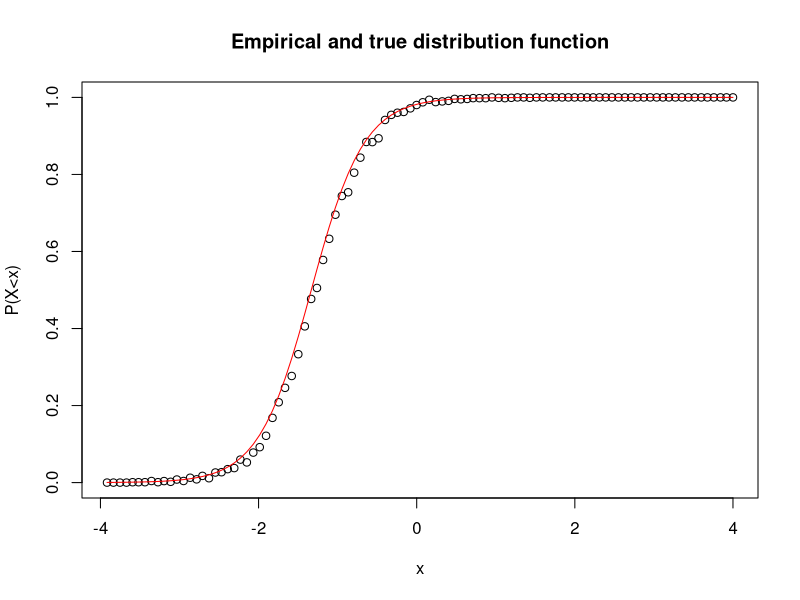
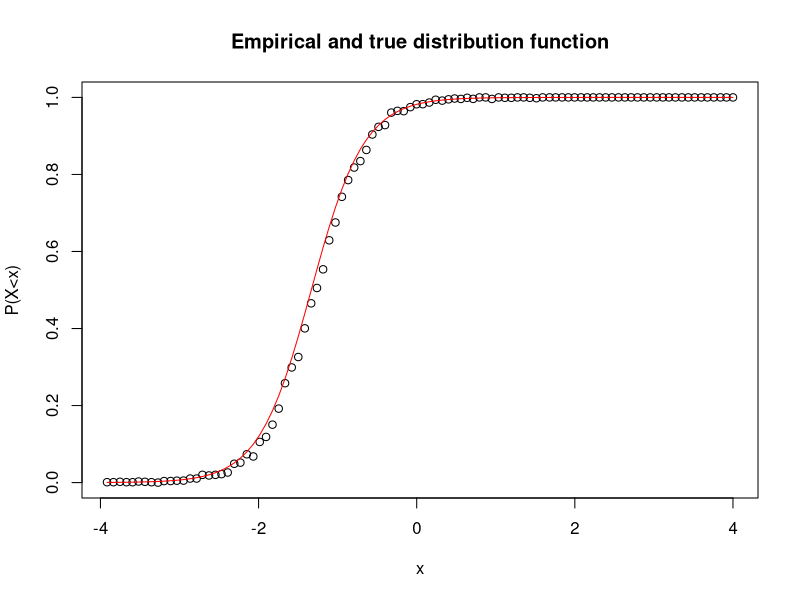
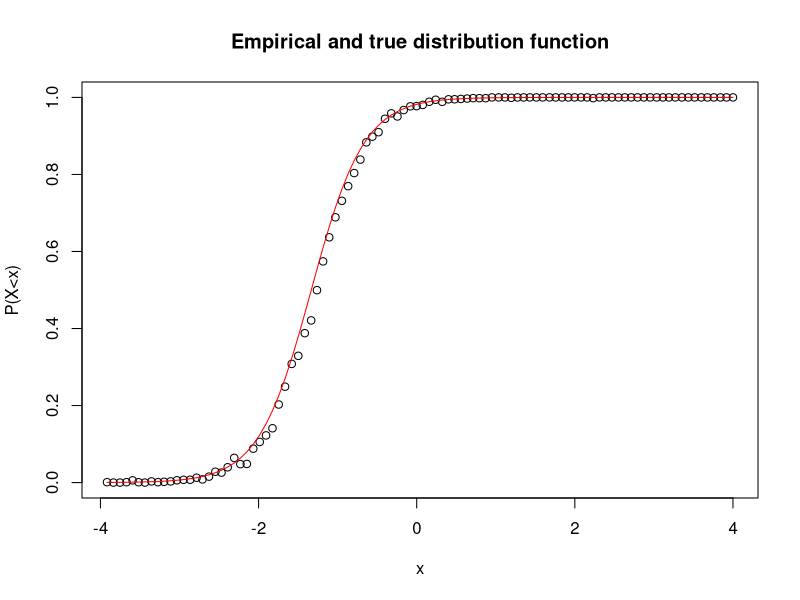
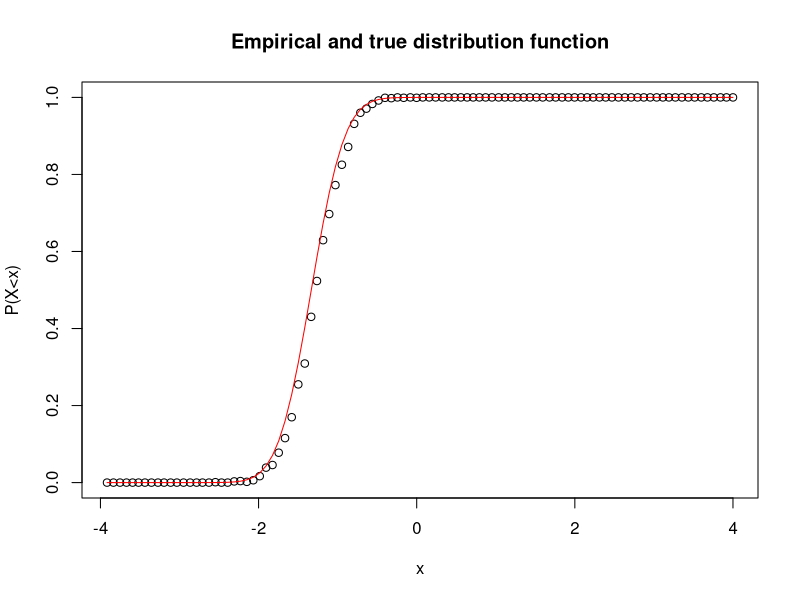
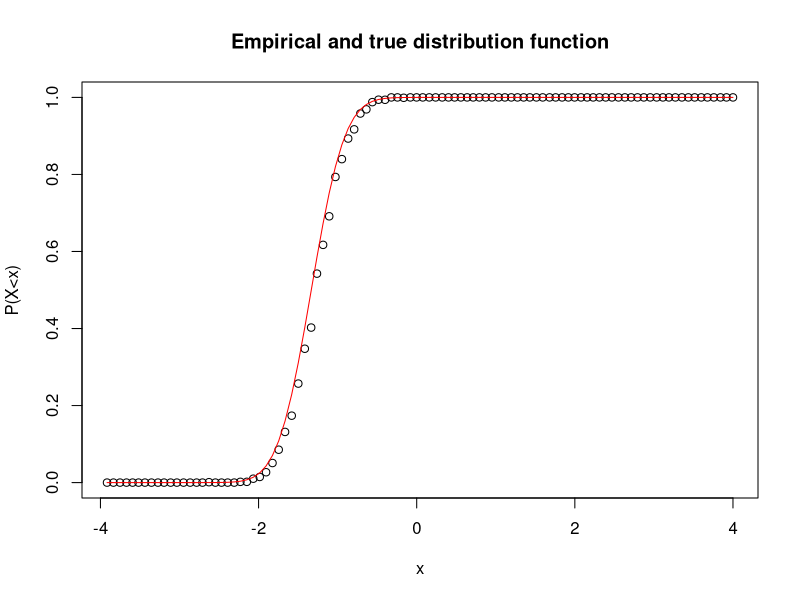
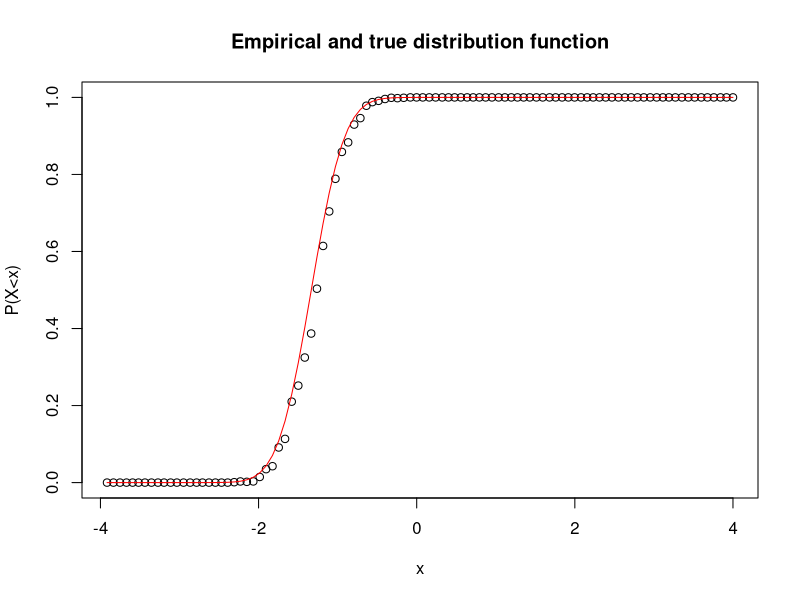

These figures' R source, in order:
###
# Three ways to sample logistic and probit distributions
#
# In all cases, the model is of the form:
#     E(Y) = g^{-1}(ax+b),
# where Y is a Bernoulli distribution.
#
# For the logistic model, we take g as the sigmoid function.
# For the probit model, we take g as the Normal probability distribution.
###

##
# Define x values, and parameters of the model
##
n = 100000
x = runif(n, -4, 4)

a = 3
b = 4

## Method 1
# https://en.wikipedia.org/wiki/Logistic_regression 
# (section Latent variable interpretation)
eps = rlogis(n, 0, 1) # logistic model
y_logis1 = ifelse(a*x + b + eps > 0, 1, 0)

eps = rnorm(n, 0, 1) # probit model
y_probit1 = ifelse(a*x + b + eps > 0, 1, 0)

## Method 2
# https://stats.stackexchange.com/questions/20523/difference-between-logit-and-probit-models
y_probit2 = rbinom(n, size=1, prob=pnorm(a*x+b, sd=1))
y_logis2 = rbinom(n, size=1, prob=plogis(a*x+b, scale=1))

## Method 3
# From the definition in the GLM
U = runif(n)
y_logis3 = ifelse(U < plogis(a*x+b), 1, 0)
y_probit3 = ifelse(U < pnorm(a*x+b), 1, 0)

##
# Verification that sample is correct
##
plot_empirical_distribution = function(x, y, nb_cuts = 100,
                                       comparison = plogis) {
  # comparison should be plogis or pnorm.
  # plogis(x) is simply sigmoid(x) = 1/(1+exp(-x))
  cuts = cut(x, nb_cuts, labels = FALSE)
  xval = quantile(x, probs = (1:nb_cuts)/nb_cuts)
  empiric = sapply(1:nb_cuts, function(i){mean(y[which(cuts == i)])})
  plot(xval, empiric, main = "Empirical and true distribution function",
       xlab = "x", ylab = "P(X<x)")
  lines(xval, comparison(a*xval+b), col = "red")
}

plot_empirical_distribution(x, y_logis1, comparison = plogis)
plot_empirical_distribution(x, y_logis2, comparison = plogis)
plot_empirical_distribution(x, y_logis3, comparison = plogis)

plot_empirical_distribution(x, y_probit1, comparison = pnorm)
plot_empirical_distribution(x, y_probit2, comparison = pnorm)
plot_empirical_distribution(x, y_probit3, comparison = pnorm)

##
# Verification of the coefficients
##
logitModel1 = glm(y_logis1~x, family=binomial(link="logit"))
logitModel2 = glm(y_logis2~x, family=binomial(link="logit"))
logitModel3 = glm(y_logis3~x, family=binomial(link="logit"))

probitModel1 = glm(y_probit1~x, family=binomial(link="probit"))
probitModel2 = glm(y_probit2~x, family=binomial(link="probit"))
probitModel3 = glm(y_probit3~x, family=binomial(link="probit"))

summary(logitModel1)
summary(logitModel2)
summary(logitModel3)

summary(probitModel1)
summary(probitModel2)
summary(probitModel3)